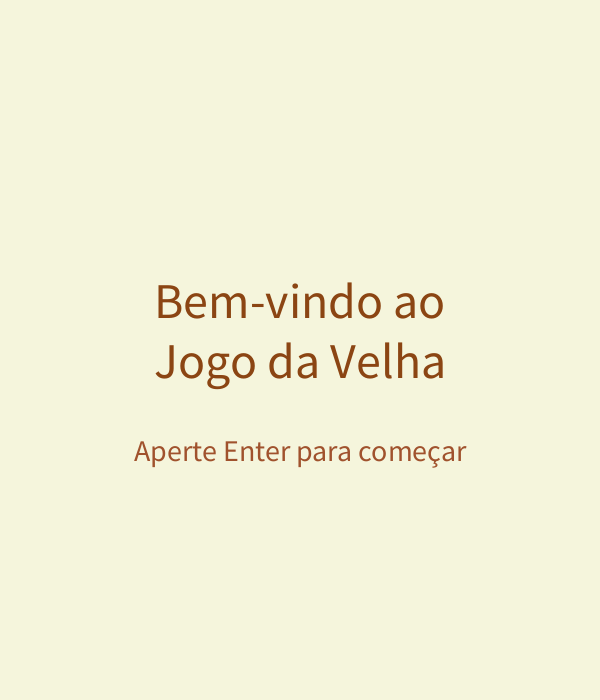
Frame 1 (no input)
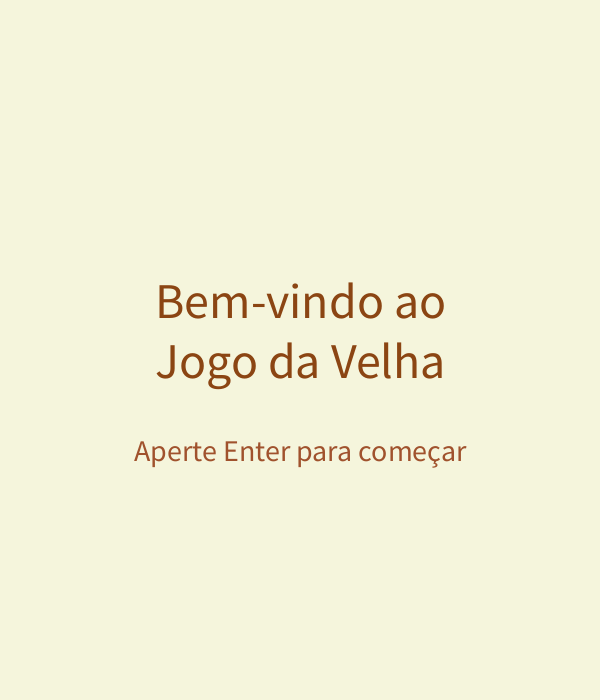
Frame 60 (the mouse pressed at the canvas centre just before this capture)
Frame 120 (the mouse held since frame 60 and released just before this capture): identical to frame 60, image omitted

The Processing sketch that drew these frames (run headless with seeded random() and noise(); from frame 60 on, the mouse is pressed at the canvas centre):

// Processing sketch: TicTacToe_pde
// ── TicTacToe_pde.pde
char[][] board = new char[3][3];
boolean playerVsPlayer = false;
int currentPlayer = 1;
boolean gameOver = false;
String message = "Jogador 1 (X), sua vez!";
int screen = 0;

void setup() {
  size(600, 700);
  resetGame();
  textAlign(CENTER, CENTER);
}

void resetGame() {
  for (int i = 0; i < 3; i++) {
    for (int j = 0; j < 3; j++) {
      board[i][j] = ' ';
    }
  }
  currentPlayer = 1;
  gameOver = false;
  message = "Jogador 1 (X), sua vez!";
}

void draw() {
  if (screen == 0) {
    drawWelcomeScreen();
  } else if (screen == 1) {
    drawMenuScreen();
  } else if (screen == 2) {
    drawGameScreen();
  }
}

void drawWelcomeScreen() {
  background(245, 245, 220);
  fill(139, 69, 19);
  textSize(50);
  text("Bem-vindo ao", width/2, height/2 - 50);
  text("Jogo da Velha", width/2, height/2 + 10);
  fill(160, 82, 45);
  textSize(30);
  text("Aperte Enter para começar", width/2, height/2 + 100);
}

void drawMenuScreen() {
  background(245, 245, 220);
  fill(139, 69, 19);
  textSize(40);
  text("Escolha o modo de jogo", width/2, 150);
  
  drawOptionButton(200, 300, 200, 60, "1 vs 1");
  drawOptionButton(200, 400, 200, 60, "vs Computador");
}

void drawGameScreen() {
  background(245, 245, 220);
  
  noStroke();
  fill(0, 0, 0, 50);
  rect(155, 155, 310, 310, 15);
  
  strokeWeight(4);
  stroke(139, 69, 19);
  fill(255, 245, 230);
  rect(150, 150, 300, 300, 10);
  
  line(250, 150, 250, 450);
  line(350, 150, 350, 450);
  line(150, 250, 450, 250);
  line(150, 350, 450, 350);
  
  for (int i = 0; i < 3; i++) {
    for (int j = 0; j < 3; j++) {
      float x = 200 + j * 100;
      float y = 200 + i * 100;
      if (board[i][j] == 'X') {
        drawX(x, y);
      } else if (board[i][j] == 'O') {
        drawO(x, y);
      }
    }
  }
  
  fill(139, 69, 19, 200);
  noStroke();
  rect(50, 70, 500, 60, 10);
  fill(255);
  textSize(28);
  text(message, width/2, 100);
  
  drawBackButton(20, 20, 100, 40);
}

void drawOptionButton(int x, int y, int w, int h, String label) {
  boolean hover = mouseX > x && mouseX < x + w && mouseY > y && mouseY < y + h;
  if (hover) {
    fill(210, 180, 140);
  } else {
    fill(160, 82, 45);
  }
  stroke(139, 69, 19);
  strokeWeight(2);
  rect(x, y, w, h, 10);
  fill(255);
  textSize(24);
  text(label, x + w/2, y + h/2);
}

void drawBackButton(int x, int y, int w, int h) {
  boolean hover = mouseX > x && mouseX < x + w && mouseY > y && mouseY < y + h;
  if (hover) {
    fill(210, 180, 140);
  } else {
    fill(160, 82, 45);
  }
  stroke(139, 69, 19);
  strokeWeight(2);
  rect(x, y, w, h, 10);
  fill(255);
  textSize(20);
  text("Voltar", x + w/2, y + h/2);
}

void drawX(float x, float y) {
  stroke(220, 20, 60);
  strokeWeight(10);
  line(x - 35, y - 35, x + 35, y + 35);
  line(x + 35, y - 35, x - 35, y + 35);
  stroke(255, 100, 120, 150);
  strokeWeight(6);
  line(x - 35, y - 35, x + 35, y + 35);
  line(x + 35, y - 35, x - 35, y + 35);
}

void drawO(float x, float y) {
  noFill();
  stroke(70, 130, 180);
  strokeWeight(10);
  ellipse(x, y, 70, 70);
  stroke(135, 206, 235, 150);
  strokeWeight(6);
  ellipse(x, y, 70, 70);
}

void keyPressed() {
  if (screen == 0 && key == ENTER) {
    screen = 1;
  }
}

void mousePressed() {
  if (screen == 1) {
    if (mouseY > 300 && mouseY < 360 && mouseX > 200 && mouseX < 400) {
      playerVsPlayer = true;
      screen = 2;
      resetGame();
      message = "Modo vs Jogador. Jogador 1 (X), sua vez!";
    } else if (mouseY > 400 && mouseY < 460 && mouseX > 200 && mouseX < 400) {
      playerVsPlayer = false;
      screen = 2;
      resetGame();
      message = "Modo vs Computador. Jogador 1 (X), sua vez!";
    }
  } else if (screen == 2) {
    if (mouseX > 20 && mouseX < 120 && mouseY > 20 && mouseY < 60) {
      screen = 1;
      resetGame();
      return;
    }
    
    if (gameOver) {
      resetGame();
      return;
    }
    
    if (mouseX > 150 && mouseX < 450 && mouseY > 150 && mouseY < 450) {
      int row = (mouseY - 150) / 100;
      int col = (mouseX - 150) / 100;
      
      if (board[row][col] == ' ') {
        if (currentPlayer == 1) {
          board[row][col] = 'X';
          message = "Jogador 2 (O), sua vez!";
        } else {
          board[row][col] = 'O';
          message = "Jogador 1 (X), sua vez!";
        }
        
        if (checkWin()) {
          message = "Jogador " + currentPlayer + " venceu!";
          gameOver = true;
        } else if (isBoardFull()) {
          message = "Empate!";
          gameOver = true;
        } else {
          currentPlayer = (currentPlayer == 1) ? 2 : 1;
          if (!playerVsPlayer && currentPlayer == 2) {
            computerMove();
          }
        }
      }
    }
  }
}

void computerMove() {
  if (gameOver) return;
  
  ArrayList<int[]> emptyCells = new ArrayList<int[]>();
  for (int i = 0; i < 3; i++) {
    for (int j = 0; j < 3; j++) {
      if (board[i][j] == ' ') {
        emptyCells.add(new int[]{i, j});
      }
    }
  }
  
  if (!emptyCells.isEmpty()) {
    int[] move = emptyCells.get((int)random(emptyCells.size()));
    board[move[0]][move[1]] = 'O';
    
    if (checkWin()) {
      message = "Computador venceu!";
      gameOver = true;
    } else if (isBoardFull()) {
      message = "Empate!";
      gameOver = true;
    } else {
      currentPlayer = 1;
      message = "Jogador 1 (X), sua vez!";
    }
  }
}

boolean checkWin() {
  for (int i = 0; i < 3; i++) {
    if (board[i][0] != ' ' && board[i][0] == board[i][1] && board[i][1] == board[i][2]) return true;
    if (board[0][i] != ' ' && board[0][i] == board[1][i] && board[1][i] == board[2][i]) return true;
  }
  if (board[0][0] != ' ' && board[0][0] == board[1][1] && board[1][1] == board[2][2]) return true;
  if (board[0][2] != ' ' && board[0][2] == board[1][1] && board[1][1] == board[2][0]) return true;
  return false;
}

boolean isBoardFull() {
  for (int i = 0; i < 3; i++) {
    for (int j = 0; j < 3; j++) {
      if (board[i][j] == ' ') return false;
    }
  }
  return true;
}
